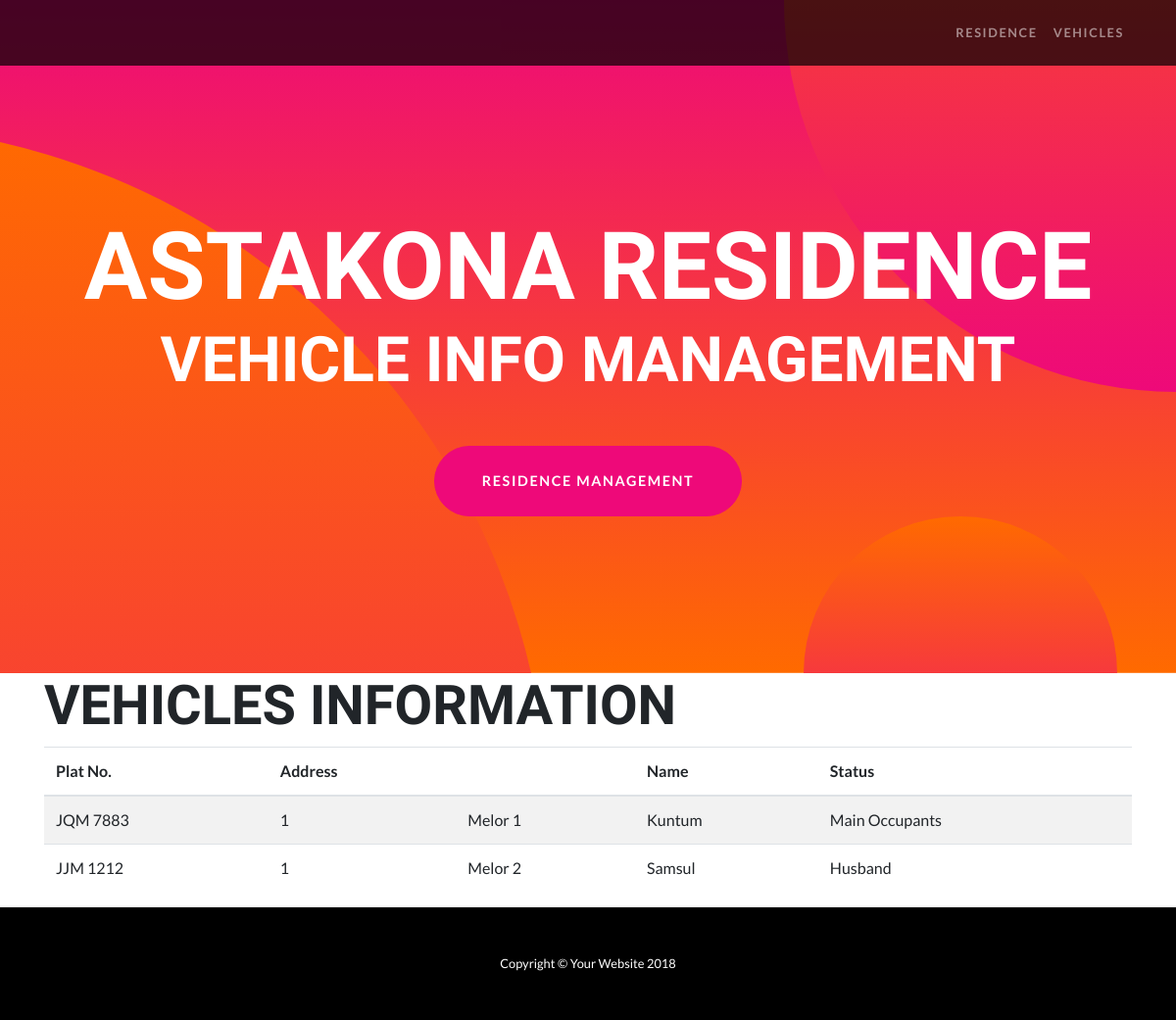
Page /astakona_v1/kenderaan.php on the committed database.
### tables this page shows
CREATE TABLE `maklumat_kenderaan` (
  `noplat` varchar(10) NOT NULL,
  `no_rumah` int(11) NOT NULL,
  `nama_jalan` varchar(20) NOT NULL,
  `nama_pemilik_kenderaan` varchar(20) NOT NULL,
  `hubungan_penghuni` varchar(20) NOT NULL
);

### astakona_v1/kenderaan.php (the view, shortened to what this page needs)
<?php
include ('config.php');
?>
<!DOCTYPE html>
<html lang="en">
  <head>
    <link href="vendor/bootstrap/css/bootstrap.min.css" rel="stylesheet">
    <link href="css/one-page-wonder.min.css" rel="stylesheet">
  </head>
  <body>
    <nav class="navbar navbar-expand-lg navbar-dark navbar-custom fixed-top">
      <div class="container">
        <div class="collapse navbar-collapse" id="navbarResponsive">
          <ul class="navbar-nav ml-auto">
            <li class="nav-item">
              <a class="nav-link" href="index.php">Residence</a>
            </li>
            <li class="nav-item">
              <a class="nav-link" href="kenderaan.php">Vehicles</a>
            </li>
          </ul>
        </div>
      </div>
    </nav>
    <header class="masthead text-center text-white">
      <div class="masthead-content">
        <div class="container">
          <h1 class="masthead-heading mb-0">ASTAKONA RESIDENCE</h1>
          <h2 class="masthead-subheading mb-0">VEHICLE INFO MANAGEMENT</h2>
          <a href="index.php" class="btn btn-primary btn-xl rounded-pill mt-5">RESIDENCE MANAGEMENT</a>
        </div>
      </div>
      <div class="bg-circle-1 bg-circle"></div>
      <div class="bg-circle-2 bg-circle"></div>
      <div class="bg-circle-3 bg-circle"></div>
    </header>
    <section>
      <div class="container">
              <h2 class="display-4">VEHICLES INFORMATION</h2>
        <table class="table table-striped">
        <thead>
            <tr>
                <th>Plat No.</th>
                <th>Address</th>
                <th></th>
				<th>Name</th>
				<th>Status</th>
            </tr>
        </thead>
        <tbody>
            <?php
            $sql = "SELECT * FROM maklumat_kenderaan";
            $result = mysqli_query($conn, $sql);
            if (mysqli_num_rows($result) > 0) {
                while($row = mysqli_fetch_assoc($result)) {
                echo "</tr><td>" . $row["noplat"]. "</td><td>" . $row["no_rumah"]. "</td><td> " . $row["nama_jalan"]. "</td><td> " . $row["nama_pemilik_kenderaan"]. "</td><td> " . $row["hubungan_penghuni"];
                }
            } else {
            echo "0 results";
            }
            ?>
     </tbody>
    </table>
        </div>
    </section>
    <footer class="py-5 bg-black">
      <div class="container">
        <p class="m-0 text-center text-white small">Copyright &copy; Your Website 2018</p>
      </div>
    </footer>
  </body>
</html>

### rows in the picture
maklumat_kenderaan: noplat "JQM 7883", no_rumah "1", nama_jalan "Melor 1", nama_pemilik_kenderaan "Kuntum", hubungan_penghuni "Main Occupants"
maklumat_kenderaan: noplat "JJM 1212", no_rumah "1", nama_jalan "Melor 2", nama_pemilik_kenderaan "Samsul", hubungan_penghuni "Husband"
